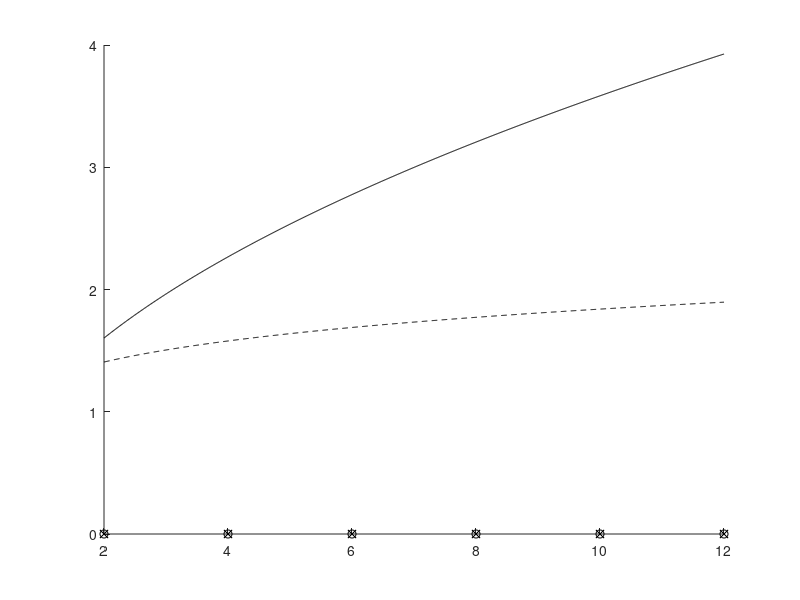

Here is the MATLAB script that generated this plot: (Note: this script raises an error after producing the figure.)
p = 1.5;


n_range = 1:6;
ell_range = 2:2:12;

clf;
hold on

for ell = ell_range
    worst_case = 0;
    for n = n_range
        try
            filename = ['data/',num2str(n),'_',num2str(ell),'_',num2str(ell),'_',num2str(p),'.mat'];
            load(filename)
            worst_case = max(worst_case, 1/fval);
        catch
            continue
        end
    end
    data_points = plot(ell,worst_case,'ok');
end

for ell = ell_range
    worst_case = 0;
    for n = n_range
        try
            filename = ['data/',num2str(n),'_',num2str(ell),'_',num2str(ell),'_',num2str(p),'_nesterov.mat'];
            load(filename)
            worst_case = max(worst_case, 1/fval);
        catch
            continue
        end
    end
    data_points_nesterov = plot(ell,worst_case,'xk');
end

gamma_r = @(r) 2^(r/2)/sqrt(pi) * gamma((r+1)/2);

x = linspace(2, 12, 1000);
theory = plot(x, gamma_r(p)^(1/p)/gamma_r(1) * sqrt(x), 'k');
theory_nesterov = plot(x, sqrt(pi/2) * x.^(1/p-1/2), 'k--');

title("Worst-case approximation ratio for $q=$1, $p=$"+num2str(p), 'Interpreter', 'latex', 'FontSize', 13)
xlabel("$\ell$ (in this case, $\ell=m$, $2n = \ell$)", 'Interpreter', 'latex', 'FontSize', 13)
ylabel("Approximation Ratio", 'Interpreter', 'latex', 'FontSize', 13)

ylim([1 5])

lgd = legend([data_points data_points_nesterov theory theory_nesterov], {'$\rho_{\max}$', '$\rho_{\max}$, Nesterov Algorithm', '$C_p\cdot\sqrt{\ell}$', '$\sqrt{\pi/2} \cdot m^{1/p-1/2}$'}, 'Interpreter', 'latex', 'Location', 'northwest');
lgd.FontSize = 15;

%matlab2tikz(['p_equals_',num2str(p),'.tex'])